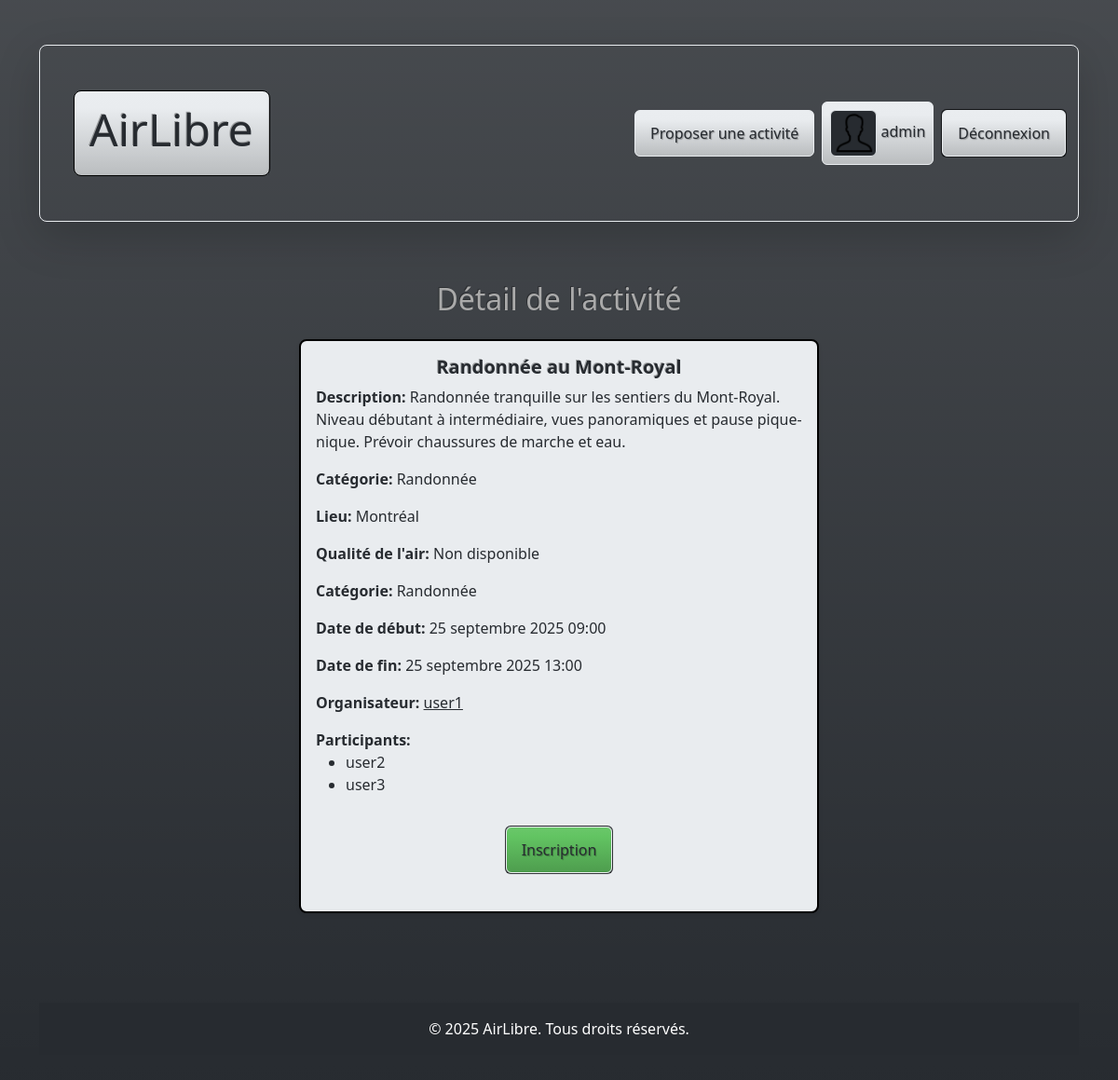
The app's page /activity/6/ (signed in) with its own data.
### activities/models.py (models this page shows, shortened)
class User(AbstractUser):
    avatar = models.ImageField(upload_to='avatar/', blank=True)
    bio = models.TextField(max_length=500, blank=True)
    class Meta:
        verbose_name = "Utilisateur"
        verbose_name_plural = "Utilisateurs"
        ordering = ["username"]

class Activity(models.Model):
    objects = models.Manager()
    title = models.CharField(
        verbose_name="Titre",
        null=False,
        blank=False,
        validators=[MinLengthValidator(5), MaxLengthValidator(200)],
    )
    description = models.TextField(
        verbose_name="Description",
        null=False,
        blank=False,
        validators=[MinLengthValidator(10)],
    )
    location_city = models.CharField(
        verbose_name="Ville",
        null=False,
        blank=False,
        validators=[MinLengthValidator(2), MaxLengthValidator(100)],
    )
    start_time = models.DateTimeField(
        verbose_name="Date et heure de début",
        null=False,
        blank=False,
    )
    end_time = models.DateTimeField(
        verbose_name="Date et heure de fin",
        null=False,
        blank=False,
    )
    proposer = models.ForeignKey(
        User, on_delete=models.CASCADE, related_name="proposed_activities"
    )
    attendees = models.ManyToManyField(
        User, related_name="attended_activities", verbose_name="Participants"
    )
    category = models.ForeignKey(
        Category,
        on_delete=models.SET_NULL,
        null=True,
        blank=True,
        related_name="activities",
        verbose_name="Catégorie",
    )
    class Meta:
        verbose_name = "Activité"
        verbose_name_plural = "Activités"
        ordering = ["start_time"]

class Category(models.Model):
    objects = models.Manager()
    name = models.CharField(
        verbose_name="Nom de la catégorie",
        unique=True,
        null=False,
        blank=False,
        validators=[MaxLengthValidator(100)],
    )
    class Meta:
        verbose_name = "Catégorie"
        verbose_name_plural = "Catégories"
        ordering = ["name"]

### activities/views.py (the view, shortened to what this page needs)
def details_activity(request, activity_id):
    activite = get_object_or_404(Activity, id=activity_id)
    if (
        activite.proposer == request.user
        and ("inscrire" or "desinscrire") in request.POST
    ):
        return redirect("details_activity", activity_id=activity_id)
    aqi = api_aqi(activite.location_city)
    return render(
        request, "activities/details_activity.html", {"activite": activite, "aqi": aqi}
    )

### activities/views.py (called while the page is built)
def api_aqi(ville: str):
    try:
        ville_encoded = parse.quote(ville)
        url = f"https://api.waqi.info/feed/{ville_encoded}/?token={settings.WAQI_API_TOKEN}"
        res = urllib.request.urlopen(url)
        data = json.loads(res.read())
        if data.get("status") == "ok":
            return data["data"].get("aqi")
    except Exception:
        return None
    return None

### activities/templates/activities/details_activity.html (shortened to what this page needs)
{% extends "activities/base.html" %}
{% block content %}
<h2 class="mt-4 mb-4">Détail de l'activité</h2>
<div class="mb-4 row">
    <div class=" col-md-6 card h-100 shadow-sm mx-auto p-0 border border-black border-2 rounded-3 bg-light text-dark">
        <div class="card-body d-flex flex-column text-start">
            <h5 class="card-title text-center"><strong>{{ activite.title }}</strong></h5>
            <p class="card-text"><strong>Description:</strong> {{ activite.description }}</p>
            <p class="card-text"><strong>Catégorie:</strong> {{ activite.category.name }}</p>
            <p class="card-text"><strong>Lieu:</strong> {{ activite.location_city }}</p>
            <p class="card-text"><strong>Qualité de l'air:</strong>
                {% if aqi %}
                {{ aqi }}
                {% else %}
                Non disponible
                {% endif %}
            </p>
            <p class="card-text"><strong>Catégorie:</strong> {{ activite.category.name }}</p>
            <p class="card-text"><strong>Date de début:</strong> {{ activite.start_time }}</p>
            <p class="card-text"><strong>Date de fin:</strong> {{ activite.end_time }}</p>
            <p class="card-text"><strong>Organisateur:</strong> <a
                    href="{% url 'profile' %}?username={{ activite.proposer.username }}" class="text-dark">{{ activite.proposer.username }}</a></p>
            <div class="card-text"><strong>Participants:</strong>
                {% if activite.attendees.all %}
                <ul>
                    {% for participant in activite.attendees.all %}
                    <li>{{ participant.username }}</li>
                    {% endfor %}
                </ul>
                {% else %}
                Aucun participant inscrit.
                {% endif %}
            </div>
            {% if user.is_authenticated and user != activite.proposer %}
            <div class="d-flex justify-content-center mt-3">
                {% if user in activite.attendees.all %}
                <form method="post">
                    {% csrf_token %}
                    <button name="desinscrire"  class="p-0 mb-4"><a
                                class="btn btn-danger text-dark border border-light">Désinscription</a></button>
                </form>
                {% else %}
                <div>
                    <form method="post">
                        <button name="inscrire" class="p-0 mb-4"><a
                                class="btn btn-success text-dark border border-light">Inscription</a></button>
                    </form>
                </div>
                {% endif %}
            </div>
            {% elif user == activite.proposer %}
            <p>Vous êtes l'organisateur de cette activité.</p>
            {% else %}
            <p class="text-center">
                <a href="{% url 'login' %}" class="btn btn-dark me-2 border border-light" role="button">Connectez-vous
                    pour vous inscrire à cette activité</a>
            </p>
            {% endif %}
        </div>
    </div>
</div>
{% endblock %}

### activities/templates/activities/base.html (shortened to what this page needs)
{% load static %}
<!DOCTYPE html>
<html lang="fr">
<head>
  <link rel="stylesheet" href="{% static 'activities/css/styles.css' %}" />
</head>
<body class="bg-gradient">
  <header>
    <nav class="navbar navbar-expand-lg navbar-dark border-bottom border-light rounded-3 shadow-lg pt-5 mb-4">
      <div class="container-fluid d-flex align-items-center">
        <div class="border border-black btn-light rounded-3 ms-4">
          <a class="navbar-brand d-flex align-items-center text-dark" href="/">
            <h1>AirLibre</h1>
          </a>
        </div>
        <div class="collapse navbar-collapse justify-content-end" id="navbarTogglerD">
          {% if user.is_authenticated %}
          <div>
            <a href="{% url 'new_activity' %}" class="btn btn-light text-dark me-2 border border-light" role="button">Proposer une
              activité</a>
          </div>
          <div>
            <a href="{% url 'profile' %}?username={{ user.username }}" class="btn btn-light text-dark p-2 me-2 border border-light"
              role="button">
              {% if user.avatar %}
              <img src="{{ user.avatar.url }}" alt="Avatar de {{ user.username }}" width="50" height="50"
                class="img-thumbnail p-0">
              {% else %}
              <img src="/media/images/user.png" alt="Avatar par défaut" width="50" height="50"
                class="img-thumbnail m-0 p-0">
              {% endif %}
              {{ user.username }}
            </a>
          </div>
          <div>
          <form method="post" action="{% url 'logout' %}">
            <button type="submit" class="p-0"><a class="btn btn-light text-dark border border-light">Déconnexion</a></button>
          </form>
          </div>
          {% endif %}
        </div>
      </div>
    </nav>
  </header>
  <main class="container text-center justify-content-center">
    {% block content %}
    {% endblock %}
  </main>
  <footer>
    <div class="bg-dark text-center text-white p-3 mt-4">
      &copy; 2025 AirLibre. Tous droits réservés.
    </div>
  </footer>
</body>
</html>

### records on screen
User: username "admin"
Activity: title "Randonnée au Mont-Royal", description "Randonnée tranquille sur les sentiers du Mont-Royal. Niveau débutant à intermédiaire, vues panoramiques et pause pique-nique. Prévoir chaussures de marche et eau.", category.name "Randonnée", location_city "Montréal", start_time "25 septembre 2025 09:00", end_time "25 septembre 2025 13:00", proposer.username "user1"
User: username "user2"
User: username "user3"
